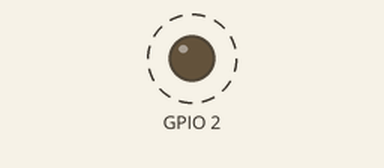
Simulated run of this program. Board: ESP32. Shown: output pins drawn as LEDs (lit = HIGH). Dashed ring = blinking. WiFi joins after 1.5 s; servers stay silent unless stated; what the program prints to the serial monitor is not drawn.

Above: at 1.7 s.
Timing chart, 0 to 4.5 s (numbered marks = the images above):
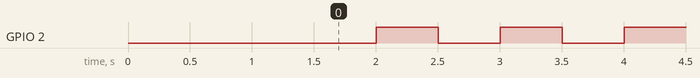

Measured:
- by itself, GPIO 2: alternates HIGH for 0.50 s and LOW for 0.50 s

The program:

main.cpp
```cpp
#if defined(ESP8266)
  #include <ESP8266WiFi.h>
#elif defined(ESP32)
  #include <WiFi.h>
#endif

#include <ESPAsyncWebServer.h>
#include <ElegantOTA.h>


AsyncWebServer server(80);

unsigned long ota_progress_millis = 0;

void onOTAStart() {
  // Log when OTA has started
  Serial.println("OTA update started!");
  // <Add your own code here>
}

void onOTAProgress(size_t current, size_t final) {
  // Log every 1 second
  if (millis() - ota_progress_millis > 1000) {
    ota_progress_millis = millis();
    Serial.printf("OTA Progress Current: %u bytes, Final: %u bytes\n", current, final);
  }
}

void onOTAEnd(bool success) {
  // Log when OTA has finished
  if (success) {
    Serial.println("OTA update finished successfully!");
  } else {
    Serial.println("There was an error during OTA update!");
  }
  // <Add your own code here>
}

void wifiinit(const char* ssid,const char* password)
{
 WiFi.mode(WIFI_STA);
  WiFi.begin(ssid,password);
  Serial.println("");

  // Wait for connection
  while (WiFi.status() != WL_CONNECTED) {
    delay(500);
    Serial.print(".");
  }
  Serial.println("");
  Serial.print("Connected to ");
  Serial.println(ssid);
  Serial.print("IP address: ");
  Serial.println(WiFi.localIP());


}

void setup(void) {
  Serial.begin(115200);
  wifiinit("Hirusha12","12345678");


  server.on("/", HTTP_GET, [](AsyncWebServerRequest *request) {
    request->send(200, "text/plain", "Hi! This is ElegantOTA AsyncDemo.");
  });

  ElegantOTA.begin(&server);    // Start ElegantOTA
  // ElegantOTA callbacks
  ElegantOTA.onStart(onOTAStart);
  ElegantOTA.onProgress(onOTAProgress);
  ElegantOTA.onEnd(onOTAEnd);

  server.begin();
  Serial.println("HTTP server started");

   pinMode(2,OUTPUT);


}

void loop(void) {
  ElegantOTA.loop();

  delay(500);
  digitalWrite(2,HIGH);
  delay(500);
  digitalWrite(2,LOW);


}
```
